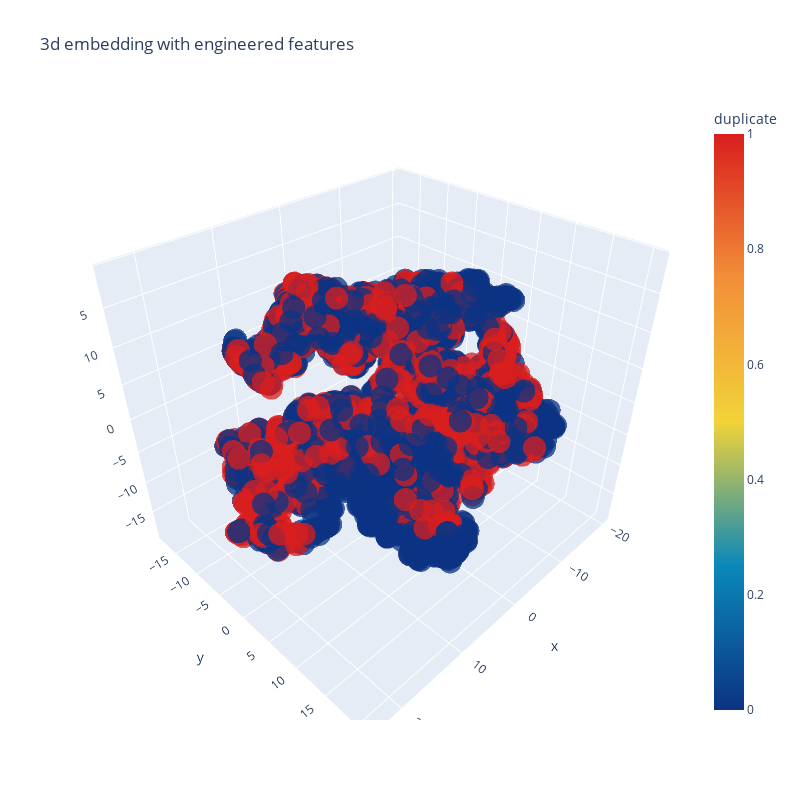

Source (notebook cell):
### Code cell
tracel =go.Scatter3d(x=tsne3d[:,0]
                     ,y=tsne3d[:,1],
                     z=tsne3d[0:,2],
                     mode='markers',
                     marker=dict(sizemode='diameter',
                                 color = y,
                                 colorscale = 'Portland',
                                 colorbar = dict(title = 'duplicate'),
                                 line=dict(color='rgb(255, 255, 255)'),
                                 opacity=0.75)
                    )
data=[tracel]
layout=dict(height=800,width=800,title='3d embedding with engineered features')
fig=dict(data=data,layout=layout)
py.iplot(fig,filename='3DBubble')

### Figure 1 — Plotly figure (JSON) as saved in the notebook; plotly's stock layout.template omitted (floating-point values rounded to 4 significant figures; data arrays with more than 128 entries replaced by an {"elided": "..."} marker saying what was removed)
{"data": [{"marker": {"color": {"elided": "5000 int values"}, "colorbar": {"title": {"text": "duplicate"}}, "colorscale": [[0, "rgb(12,51,131)"], [0.25, "rgb(10,136,186)"], [0.5, "rgb(242,211,56)"], [0.75, "rgb(242,143,56)"], [1, "rgb(217,30,30)"]], "line": {"color": "rgb(255, 255, 255)"}, "opacity": 0.75, "sizemode": "diameter"}, "mode": "markers", "type": "scatter3d", "x": {"elided": "5000 float values"}, "y": {"elided": "5000 float values"}, "z": {"elided": "5000 float values"}}], "layout": {"height": 800, "title": {"text": "3d embedding with engineered features"}, "width": 800}}
